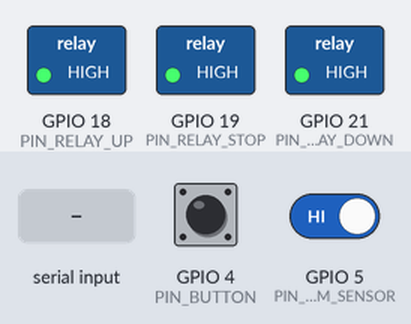
This sketch was run on a simulated ESP32. On the bench: switched loads named in the sketch (green lamp = pin HIGH). The inputs (shaded band) are chosen by the test bench; at power-on: GPIO 4 (PIN_BUTTON) HIGH, GPIO 5 (PIN_BEAM_SENSOR) HIGH. WiFi joins after 1.5 s; servers stay silent unless stated; what the sketch prints to the serial monitor is not drawn.

Above: at 2.7 s.
2.8 s: "OPEN_BARRIER\n" received over Serial
At 3.05 s:
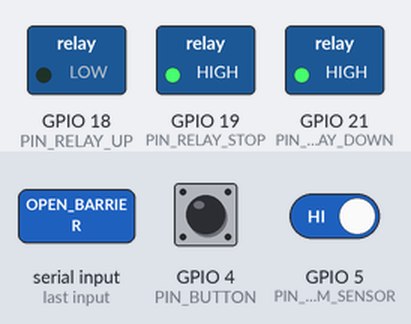
4.8 s: "CLOSE_BARRIER\n" received over Serial
At 5.05 s:
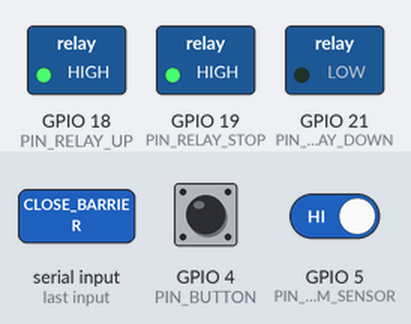
6.8 s: "STOP_BARRIER\n" received over Serial
At 6.9 s:
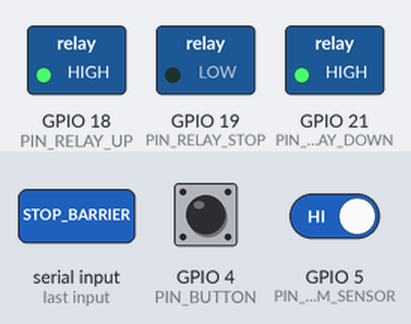
Timing chart, 0 to 9.8 s (numbered marks = the images above; inputs shaded):
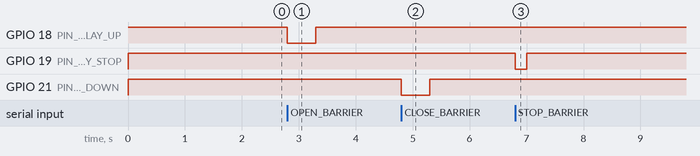

Measured:
- after the input at 2.8 s, GPIO 18 (PIN_RELAY_UP): HIGH → LOW at once, → HIGH 0.50 s later
- after the input at 4.8 s, GPIO 21 (PIN_RELAY_DOWN): HIGH → LOW at once, → HIGH 0.50 s later
- after the input at 6.8 s, GPIO 19 (PIN_RELAY_STOP): HIGH → LOW at once, → HIGH 0.20 s later

The sketch:

esp32_main_brain.ino
```cpp
#include <Arduino.h>
#include <WiFi.h>

// ── NETWORK CONFIGURATION ──
const char* ssid = "MONTEGROSSO2.4G";
const char* password = "Pacheco1581";

WiFiServer server(23); // Servidor TCP en el puerto 23
WiFiClient client;

// ── PINOUT CONFIGURATION ──
const int PIN_BUTTON       = 4;
const int PIN_BEAM_SENSOR  = 5;

const int PIN_RELAY_UP     = 18;
const int PIN_RELAY_STOP   = 19;
const int PIN_RELAY_DOWN   = 21;

// ── TIMING CONFIGURATION ──
const unsigned long PULSE_DURATION         = 500;   // Duración pulso relés (ms)
const unsigned long BARRIER_CLOSE_DELAY    = 4000;  // Tiempo para cerrar tras paso (4s)
const unsigned long BARRIER_ABANDON_DELAY  = 10000; // NUEVO: Tiempo para cerrar si nadie pasa (10s)
const unsigned long DEBOUNCE_DELAY         = 50;    // Filtro de ruido (ms)

// ── STATE MACHINE FOR VEHICLE PASSAGE ──
enum BarrierState {
  BARRIER_CLOSED,
  BARRIER_OPENING,
  BARRIER_WAITING_VEHICLE,
  BARRIER_VEHICLE_INSIDE,
  BARRIER_CLOSING
};

BarrierState currentBarrierState = BARRIER_CLOSED;

// Variables de control de tiempo y flujo
unsigned long relayUpTimer = 0;
unsigned long relayDownTimer = 0;
unsigned long barrierCloseTimer = 0;
unsigned long barrierOpenedAt = 0; // NUEVO: Trackea en qué momento se abrió la barrera
bool vehicleHasPassed = false;     // NUEVO: Trackea si el auto efectivamente cruzó

// Variables de debouncing
int lastButtonState = HIGH;
int buttonState = HIGH;
unsigned long lastButtonDebounceTime = 0;

int lastSensorState = HIGH;
int sensorState = HIGH;
unsigned long lastSensorDebounceTime = 0;

void setup() {
  Serial.begin(115200);

  pinMode(PIN_BUTTON, INPUT_PULLUP);
  pinMode(PIN_BEAM_SENSOR, INPUT_PULLUP);

  pinMode(PIN_RELAY_UP, OUTPUT);
  pinMode(PIN_RELAY_STOP, OUTPUT);
  pinMode(PIN_RELAY_DOWN, OUTPUT);

  digitalWrite(PIN_RELAY_UP, HIGH);
  digitalWrite(PIN_RELAY_STOP, HIGH);
  digitalWrite(PIN_RELAY_DOWN, HIGH);

  Serial.print("Conectando a Wi-Fi: ");
  Serial.println(ssid);
  WiFi.begin(ssid, password);

  while (WiFi.status() != WL_CONNECTED) {
    delay(500);
    Serial.print(".");
  }

  Serial.println("\nWiFi conectado exitosamente!");
  Serial.print("Direccion IP del ESP32: ");
  Serial.println(WiFi.localIP());

  server.begin();
  Serial.println("Servidor TCP iniciado en puerto 23.");
  Serial.println("{\"status\":\"BOOT_OK\",\"msg\":\"ESP32 Network Brain Initialized\"}");
}

void sendJsonEvent(String eventType, String payload) {
  String msg = "{\"event\":\"" + eventType + "\",\"payload\":\"" + payload + "\"}";
  Serial.println(msg);
  if (client && client.connected()) {
    client.println(msg);
  }
}

void triggerRelayUp() {
  digitalWrite(PIN_RELAY_UP, LOW);
  relayUpTimer = millis();
  currentBarrierState = BARRIER_OPENING;
  sendJsonEvent("BARRIER_STATE", "OPENING");
}

void triggerRelayDown() {
  digitalWrite(PIN_RELAY_DOWN, LOW);
  relayDownTimer = millis();
  currentBarrierState = BARRIER_CLOSING;
  sendJsonEvent("BARRIER_STATE", "CLOSING");
}

void handleCommand(String incomingData) {
  if (incomingData.indexOf("OPEN_BARRIER") >= 0) {
    if (currentBarrierState == BARRIER_CLOSED || currentBarrierState == BARRIER_CLOSING) {
      triggerRelayUp();
    }
  }
  else if (incomingData.indexOf("CLOSE_BARRIER") >= 0) {
    if (currentBarrierState == BARRIER_WAITING_VEHICLE) {
      triggerRelayDown();
    }
  }
  else if (incomingData.indexOf("STOP_BARRIER") >= 0) {
    digitalWrite(PIN_RELAY_STOP, LOW);
    delay(200);
    digitalWrite(PIN_RELAY_STOP, HIGH);
    sendJsonEvent("BARRIER_STATE", "STOPPED");
  }
}

void processIncomingCommands() {
  if (server.hasClient()) {
    if (!client || !client.connected()) {
      if (client) client.stop();
      client = server.available();
      Serial.println("App Electron (Cliente) conectada por red.");
    } else {
      WiFiClient extraClient = server.available();
      extraClient.stop();
    }
  }

  if (client && client.connected() && client.available() > 0) {
    String incomingData = client.readStringUntil('\n');
    incomingData.trim();
    if (incomingData.length() > 0) {
      handleCommand(incomingData);
    }
  }

  if (Serial.available() > 0) {
    String incomingData = Serial.readStringUntil('\n');
    incomingData.trim();
    if (incomingData.length() > 0) {
      handleCommand(incomingData);
    }
  }
}

void handleHardwareInputs() {
  unsigned long currentMillis = millis();

  // 1. LÓGICA DEL BOTÓN DE ENTRADA
  int readingButton = digitalRead(PIN_BUTTON);
  if (readingButton != lastButtonState) {
    lastButtonDebounceTime = currentMillis;
  }
  if ((currentMillis - lastButtonDebounceTime) > DEBOUNCE_DELAY) {
    if (readingButton != buttonState) {
      buttonState = readingButton;
      if (buttonState == LOW) {
        sendJsonEvent("BUTTON_PRESSED", "ENTRY_STATION");
      }
    }
  }
  lastButtonState = readingButton;

  // 2. LÓGICA DEL SENSOR FOTOELÉCTRICO
  int readingSensor = digitalRead(PIN_BEAM_SENSOR);
  if (readingSensor != lastSensorState) {
    lastSensorDebounceTime = currentMillis;
  }
  if ((currentMillis - lastSensorDebounceTime) > DEBOUNCE_DELAY) {
    if (readingSensor != sensorState) {
      sensorState = readingSensor;

      // NOTA: Si tu sensor funciona al revés (Cerrado = HIGH, Abierto = LOW),
      // solo tenés que cambiar este "LOW" por "HIGH".
      if (sensorState == LOW) { // Haz cortado -> Vehículo ingresando
        sendJsonEvent("SENSOR_STATE", "OCCUPIED");
        if (currentBarrierState == BARRIER_WAITING_VEHICLE || currentBarrierState == BARRIER_OPENING) {
          currentBarrierState = BARRIER_VEHICLE_INSIDE;
        }
      } else { // Haz recuperado -> Vehículo terminó de pasar
        sendJsonEvent("SENSOR_STATE", "CLEAR");
        if (currentBarrierState == BARRIER_VEHICLE_INSIDE) {
          barrierCloseTimer = millis();
          currentBarrierState = BARRIER_WAITING_VEHICLE;
          vehicleHasPassed = true; // NUEVO: Confirmamos que el auto pasó
        }
      }
    }
  }
  lastSensorState = readingSensor;
}

void manageTimersAndState() {
  unsigned long currentMillis = millis();

  // Fin del pulso de SUBIDA
  if (digitalRead(PIN_RELAY_UP) == LOW && (currentMillis - relayUpTimer >= PULSE_DURATION)) {
    digitalWrite(PIN_RELAY_UP, HIGH);
    if (currentBarrierState == BARRIER_OPENING) {
      currentBarrierState = BARRIER_WAITING_VEHICLE;
      barrierOpenedAt = millis(); // NUEVO: Arranca reloj de abandono (10s)
      vehicleHasPassed = false;   // NUEVO: Reset de seguridad
      sendJsonEvent("BARRIER_STATE", "OPEN");
    }
  }

  // Fin del pulso de BAJADA
  if (digitalRead(PIN_RELAY_DOWN) == LOW && (currentMillis - relayDownTimer >= PULSE_DURATION)) {
    digitalWrite(PIN_RELAY_DOWN, HIGH);
    if (currentBarrierState == BARRIER_CLOSING) {
      currentBarrierState = BARRIER_CLOSED;
      sendJsonEvent("BARRIER_STATE", "CLOSED");
    }
  }

  // ── LÓGICA DE CIERRE AUTOMÁTICO ──
  // Solo aplicable si la barrera está abierta y el sensor NO está bloqueado
  if (currentBarrierState == BARRIER_WAITING_VEHICLE && digitalRead(PIN_BEAM_SENSOR) == HIGH) {

    // CASO A: El auto cruzó y le damos 4 segundos para alejarse.
    if (vehicleHasPassed) {
      if (currentMillis - barrierCloseTimer >= BARRIER_CLOSE_DELAY) {
        triggerRelayDown();
      }
    }
    // CASO B: La barrera se abrió pero el auto NUNCA entró a la rampa (10 segundos de abandono)
    else {
      if (currentMillis - barrierOpenedAt >= BARRIER_ABANDON_DELAY) {
        triggerRelayDown();
      }
    }
  }
}

void loop() {
  processIncomingCommands();
  handleHardwareInputs();
  manageTimersAndState();
}
```
